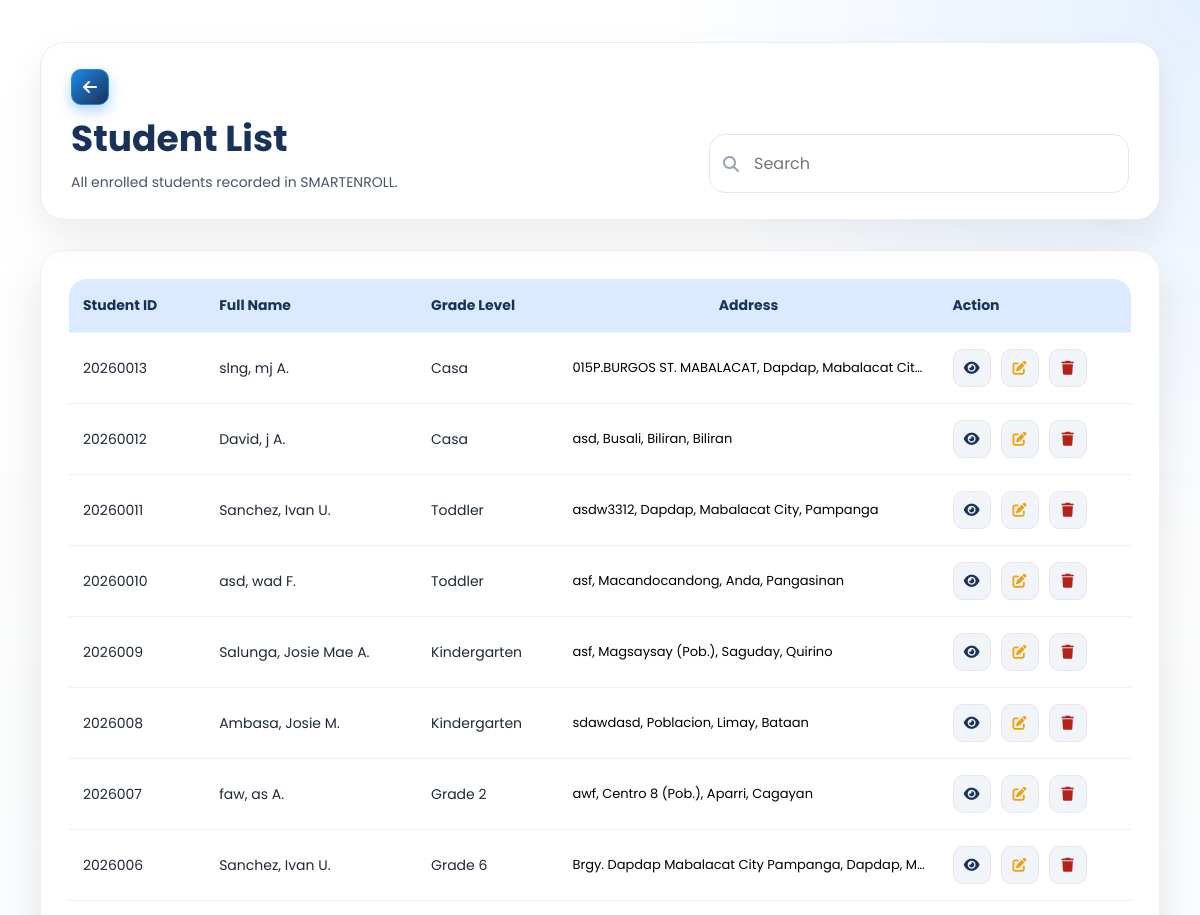
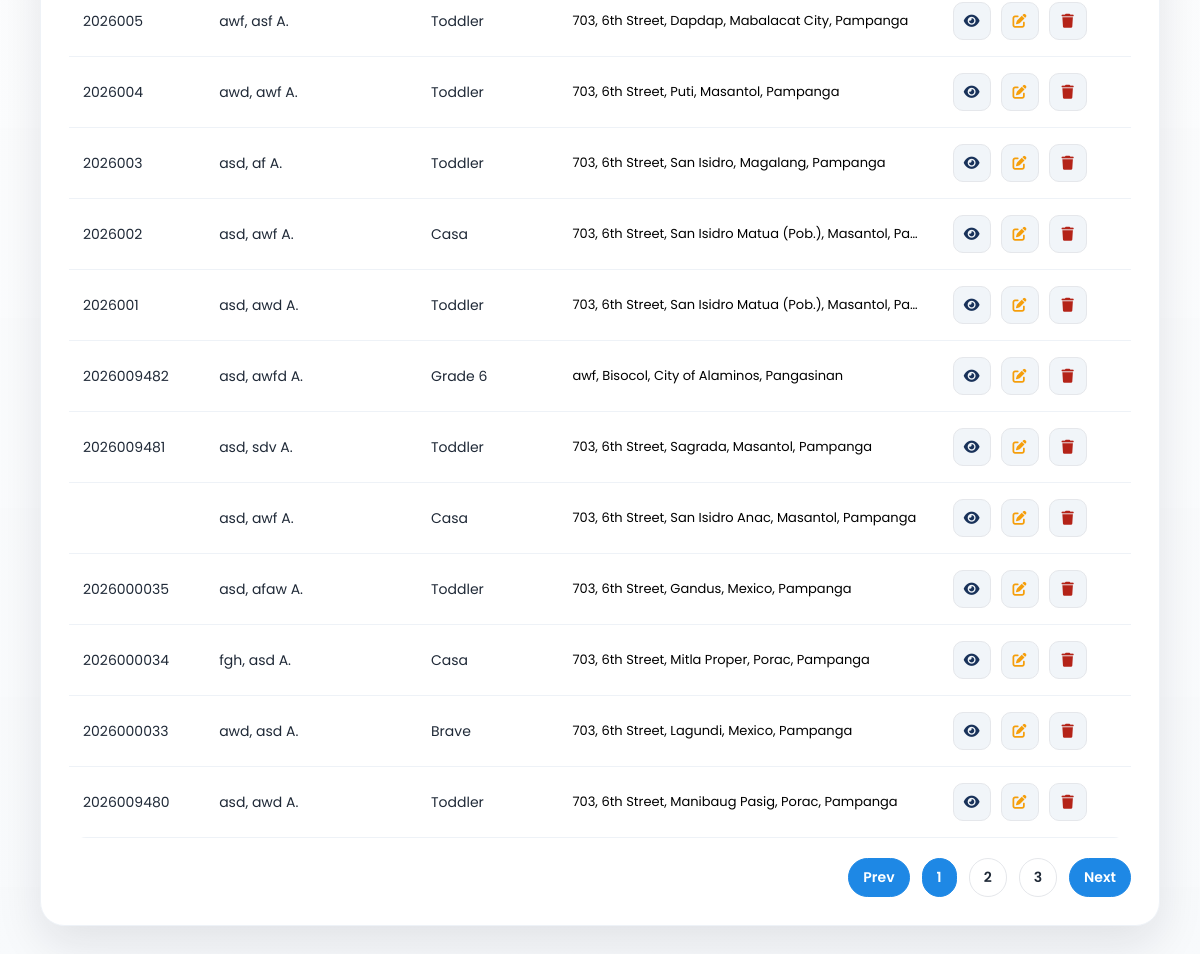
Page /SmartEnroll/student_list.php on the committed database (2 pictures, top to bottom).
### tables this page shows
CREATE TABLE `enrollments` (
  `id` int(11) NOT NULL,
  `grade_level` varchar(50) DEFAULT NULL,
  `student_id` varchar(20) DEFAULT NULL,
  `school_year` varchar(20) DEFAULT NULL,
  `completion_date` date DEFAULT NULL,
  `learner_lname` varchar(100) DEFAULT NULL,
  `learner_fname` varchar(100) DEFAULT NULL,
  `learner_mname` varchar(100) DEFAULT NULL,
  `learner_ext` varchar(20) DEFAULT NULL,
  `nickname` varchar(100) DEFAULT NULL,
  `sex` varchar(20) DEFAULT NULL,
  `dob` varchar(20) DEFAULT NULL,
  `age` int(11) DEFAULT NULL,
  `mother_tongue` varchar(100) DEFAULT NULL,
  `religion` varchar(100) DEFAULT NULL,
  `email` varchar(150) DEFAULT NULL,
  `province` varchar(100) DEFAULT NULL,
  `municipality` varchar(100) DEFAULT NULL,
  `barangay` varchar(100) DEFAULT NULL,
  `street` varchar(150) DEFAULT NULL,
  `father_lname` varchar(100) DEFAULT NULL,
  `father_fname` varchar(100) DEFAULT NULL,
  `father_mname` varchar(100) DEFAULT NULL,
  `father_occ` varchar(100) DEFAULT NULL,
  `father_contact` varchar(50) DEFAULT NULL,
  `mother_lname` varchar(100) DEFAULT NULL,
  `mother_fname` varchar(100) DEFAULT NULL,
  `mother_mname` varchar(100) DEFAULT NULL,
  `mother_occ` varchar(100) DEFAULT NULL,
  `mother_contact` varchar(50) DEFAULT NULL,
  `mother_maiden` varchar(100) DEFAULT NULL,
  `guardian_type` varchar(50) DEFAULT NULL,
  `guardian_lname` varchar(100) DEFAULT NULL,
  `guardian_fname` varchar(100) DEFAULT NULL,
  `guardian_mname` varchar(100) DEFAULT NULL,
  `guardian_occ` varchar(100) DEFAULT NULL,
  `guardian_contact` varchar(50) DEFAULT NULL,
  `emergency1_name` varchar(150) DEFAULT NULL,
  `emergency1_relationship` varchar(100) DEFAULT NULL,
  `emergency1_contact` varchar(50) DEFAULT NULL,
  `emergency2_name` varchar(150) DEFAULT NULL,
  `emergency2_relationship` varchar(100) DEFAULT NULL,
  `emergency2_contact` varchar(50) DEFAULT NULL,
  `emergency3_name` varchar(150) DEFAULT NULL,
  `emergency3_relationship` varchar(100) DEFAULT NULL,
  `emergency3_contact` varchar(50) DEFAULT NULL,
  `special_needs` text DEFAULT NULL,
  `medication` varchar(10) DEFAULT NULL,
  `medication_details` text DEFAULT NULL,
  `created_at` timestamp NOT NULL DEFAULT current_timestamp()
);

### SmartEnroll/student_list.php (the view, shortened to what this page needs)
<?php
$rows = [];
$error = '';
$page = 1;
$perPage = 20;
$totalPages = 1;
try {
    $conn = new mysqli('127.0.0.1', 'root', '', 'smartenroll');
    $conn->set_charset('utf8mb4');
    $page = isset($_GET['page']) ? (int)$_GET['page'] : 1;
    $countRes = $conn->query("SELECT COUNT(*) AS total FROM enrollments");
    $totalRows = (int)($countRes->fetch_assoc()['total'] ?? 0);
    $totalPages = max(1, (int)ceil($totalRows / $perPage));
    $offset = ($page - 1) * $perPage;
    $sql = "SELECT id, student_id, learner_lname, learner_fname, learner_mname, grade_level, street, barangay, municipality, province
            FROM enrollments
            ORDER BY id DESC
            LIMIT ? OFFSET ?";
    $stmt = $conn->prepare($sql);
    $stmt->bind_param('ii', $perPage, $offset);
    $stmt->execute();
    $result = $stmt->get_result();
    while ($row = $result->fetch_assoc()) {
        $rows[] = $row;
    }
} catch (Throwable $e) {
    $error = $e->getMessage();
}
?>
<!DOCTYPE html>
<html lang="en">
<head>
    <link rel="stylesheet" href="css/style.css">
    <link rel="stylesheet" href="css/student_list.css">
    <link rel="stylesheet" href="https://cdnjs.cloudflare.com/ajax/libs/font-awesome/6.5.0/css/all.min.css">
</head>
<body class="dashboard-page dashboard-white-page">
<main class="dashboard-main">
    <div class="dashboard-header student-header">
        <div class="student-header-left">
            <a href="dashboard.php" class="dashboard-link back-left">
                <i class="fa-solid fa-arrow-left"></i>
            </a>
            <div class="student-header-title">
                <h1>Student List</h1>
                <p>All enrolled students recorded in SMARTENROLL.</p>
            </div>
        </div>
        <div class="student-search">
            <i class="fa-solid fa-magnifying-glass"></i>
            <input id="studentSearch" type="text" placeholder="Search">
        </div>
    </div>
    <div class="student-list-card">
        <?php if ($error): ?>
            <div class="student-error">
                <strong>Unable to load students.</strong>
                <p><?php echo htmlspecialchars($error); ?></p>
            </div>
        <?php elseif (empty($rows)): ?>
            <div class="student-empty">
                <p>No student records found.</p>
            </div>
        <?php else: ?>
            <div class="student-table-wrap">
                <table class="student-table">
                    <thead>
                        <tr>
                            <th>Student ID</th>
                            <th>Full Name</th>
                            <th>Grade Level</th>
                            <th>Address</th>
                            <th>Action</th>
                        </tr>
                    </thead>
                    <tbody>
                        <?php foreach ($rows as $row): ?>
                            <?php
                                $m = trim((string)($row['learner_mname'] ?? ''));
                                $mi = $m !== '' ? strtoupper(mb_substr($m, 0, 1)) . '.' : '';
                                $fullName = trim(
                                    ($row['learner_lname'] ?? '') . ', ' .
                                    ($row['learner_fname'] ?? '') . ' ' . $mi
                                );
                                $fullName = trim(preg_replace('/\s+/', ' ', $fullName), " ,");
                                $addressParts = array_filter([
                                    trim((string)($row['street'] ?? '')),
                                    trim((string)($row['barangay'] ?? '')),
                                    trim((string)($row['municipality'] ?? '')),
                                    trim((string)($row['province'] ?? ''))
                                ], fn($v) => $v !== '');
                                $address = implode(', ', $addressParts);
                            ?>
                            <tr>
                                <td><?php echo htmlspecialchars($row['student_id'] ?? ''); ?></td>
                                <td><?php echo htmlspecialchars($fullName !== '' ? $fullName : '—'); ?></td>
                                <td><?php echo htmlspecialchars($row['grade_level'] ?? ''); ?></td>
                                <td class="address-cell" title="<?php echo htmlspecialchars($address); ?>">
                                    <?php echo htmlspecialchars($address !== '' ? $address : '—'); ?>
                                </td>
                                <td>
                                    <div class="student-actions">
                                        <a href="student_view.php?id=<?php echo urlencode((string)($row['id'] ?? '')); ?>" class="action-btn view" title="View">
                                            <i class="fa-solid fa-eye"></i>
                                        </a>
                                        <a href="student_edit.php?id=<?php echo urlencode((string)($row['id'] ?? '')); ?>" class="action-btn edit" title="Edit">
                                            <i class="fa-solid fa-pen-to-square"></i>
                                        </a>
                                        <a href="student_delete.php?id=<?php echo urlencode((string)($row['id'] ?? '')); ?>" class="action-btn delete" title="Delete">
                                            <i class="fa-solid fa-trash"></i>
                                        </a>
                                    </div>
                                </td>
                            </tr>
                        <?php endforeach; ?>
                    </tbody>
                </table>
            </div>
            <?php if ($totalPages > 1): ?>
                <div class="pagination">
                    <a class="page-btn nav" href="?page=<?php echo max(1, $page - 1); ?>">Prev</a>
                    <?php
                        $start = max(1, $page - 2);
                        $end = min($totalPages, $page + 2);
                        for ($p = $start; $p <= $end; $p++) {
                            $active = $p === $page ? ' active' : '';
                            echo '<a class="page-btn' . $active . '" href="?page=' . $p . '">' . $p . '</a>';
                        }
                    ?>
                    <a class="page-btn nav" href="?page=<?php echo min($totalPages, $page + 1); ?>">Next</a>
                </div>
            <?php endif; ?>
        <?php endif; ?>
    </div>
</main>
</body>
</html>

### SmartEnroll/css/style.css (style rules this page uses)
* { margin: 0; padding: 0; box-sizing: border-box; font-family: 'Poppins', sans-serif; }
:root { --logo-blue: #19325a; --logo-blue-light: #1e88e5; --logo-yellow: #fdd835; --logo-yellow-soft: #ffe970; --logo-green: #43a047; }
body, html { height: 100%; color: #fff; }
html { scroll-behavior: smooth; }
body { background: #0f172a; }
.dashboard-page { background: linear-gradient(135deg, rgba(12, 25, 47, 0.72), rgba(25, 50, 90, 0.48)), #f5f6f8; color: #1b1f2a; position: relative; min-height: 100vh; overflow-x: hidden; }
.dashboard-page::before { content: ""; position: fixed; inset: 0; background: linear-gradient(135deg, rgba(12, 25, 47, 0.5), rgba(25, 50, 90, 0.18)), url('../assets/img1.jpg') center center / cover no-repeat; filter: blur(5px) saturate(1.05); transform: scale(1.05); z-index: 0; }
.dashboard-page::after { content: ""; position: fixed; inset: 0; background: radial-gradient(circle at top right, rgba(253, 216, 53, 0.22), transparent 28%), linear-gradient(180deg, rgba(255, 255, 255, 0.08), rgba(255, 255, 255, 0.16)); z-index: 0; pointer-events: none; }
.dashboard-page.dashboard-white-page { background: #f8fafc; }
.dashboard-page.dashboard-white-page::before { display: none; }
.dashboard-page.dashboard-white-page::after { background: radial-gradient(circle at top right, rgba(219, 234, 254, 0.72), transparent 24%), linear-gradient(180deg, rgba(255, 255, 255, 0.96), rgba(248, 250, 252, 1)); }
.dashboard-page.dashboard-white-page .dashboard-header { background: #ffffff; border: 1px solid #e5edf7; box-shadow: 0 16px 36px rgba(15, 23, 42, 0.08); }
.dashboard-page.dashboard-white-page .dashboard-header h1 { color: var(--logo-blue); }
.dashboard-page.dashboard-white-page .dashboard-header p { color: #475467; }
.dashboard-main { width: min(1680px, calc(100vw - 40px)); max-width: 1680px; margin: 0 auto; padding: 42px 20px 56px; position: relative; z-index: 1; }
.dashboard-header { display: flex; align-items: center; justify-content: space-between; gap: 20px; margin-bottom: 30px; padding: 26px 30px; border-radius: 24px; background: linear-gradient(135deg, rgba(255, 255, 255, 0.2), rgba(245, 248, 255, 0.12)); backdrop-filter: blur(14px); box-shadow: 0 20px 48px rgba(4, 12, 26, 0.24); border: 1px solid rgba(255, 255, 255, 0.22); }
.dashboard-header h1 { color: #ffffff; font-size: clamp(2rem, 3vw, 2.6rem); margin-bottom: 6px; }
.dashboard-header p { color: rgba(225, 232, 244, 0.88); font-size: 14px; }
.dashboard-link { text-decoration: none; color: var(--logo-blue); font-weight: 700; background: rgba(253, 216, 53, 0.95); padding: 12px 18px; border-radius: 999px; box-shadow: 0 10px 24px rgba(253, 216, 53, 0.26); transition: transform 0.2s ease, box-shadow 0.2s ease, background 0.2s ease; }

### rows in the picture
enrollments: student "20260013", learner_lname+learner_fname+learner_mname "slng, mj A.", grade_level "Casa", address "015P.BURGOS ST. MABALACAT, Dapdap, Mabalacat Cit…"
enrollments: student "20260012", learner_lname+learner_fname+learner_mname "David, j A.", grade_level "Casa", address "asd, Busali, Biliran, Biliran"
enrollments: student "20260011", learner_lname+learner_fname+learner_mname "Sanchez, Ivan U.", grade_level "Toddler", address "asdw3312, Dapdap, Mabalacat City, Pampanga"
enrollments: student "20260010", learner_lname+learner_fname+learner_mname "asd, wad F.", grade_level "Toddler", address "asf, Macandocandong, Anda, Pangasinan"
enrollments: student "2026009", learner_lname+learner_fname+learner_mname "Salunga, Josie Mae A.", grade_level "Kindergarten", address "asf, Magsaysay (Pob.), Saguday, Quirino"
enrollments: student "2026008", learner_lname+learner_fname+learner_mname "Ambasa, Josie M.", grade_level "Kindergarten", address "sdawdasd, Poblacion, Limay, Bataan"
enrollments: student "2026007", learner_lname+learner_fname+learner_mname "faw, as A.", grade_level "Grade 2", address "awf, Centro 8 (Pob.), Aparri, Cagayan"
enrollments: student "2026006", learner_lname+learner_fname+learner_mname "Sanchez, Ivan U.", grade_level "Grade 6", address "Brgy. Dapdap Mabalacat City Pampanga, Dapdap,…"
enrollments: student "2026005", learner_lname+learner_fname+learner_mname "awf, asf A.", grade_level "Toddler", address "703, 6th Street, Dapdap, Mabalacat City, Pampanga"
enrollments: student "2026004", learner_lname+learner_fname+learner_mname "awd, awf A.", grade_level "Toddler", address "703, 6th Street, Puti, Masantol, Pampanga"
enrollments: student "2026003", learner_lname+learner_fname+learner_mname "asd, af A.", grade_level "Toddler", address "703, 6th Street, San Isidro, Magalang, Pampanga"
enrollments: student "2026002", learner_lname+learner_fname+learner_mname "asd, awf A.", grade_level "Casa", address "703, 6th Street, San Isidro Matua (Pob.), Masantol, Pa…"
enrollments: student "2026001", learner_lname+learner_fname+learner_mname "asd, awd A.", grade_level "Toddler", address "703, 6th Street, San Isidro Matua (Pob.), Masantol, Pa…"
enrollments: student "2026009482", learner_lname+learner_fname+learner_mname "asd, awfd A.", grade_level "Grade 6", address "awf, Bisocol, City of Alaminos, Pangasinan"
enrollments: student "2026009481", learner_lname+learner_fname+learner_mname "asd, sdv A.", grade_level "Toddler", address "703, 6th Street, Sagrada, Masantol, Pampanga"
enrollments: learner_lname+learner_fname+learner_mname "asd, awf A.", grade_level "Casa", address "703, 6th Street, San Isidro Anac, Masantol, Pampanga"
enrollments: student "2026000035", learner_lname+learner_fname+learner_mname "asd, afaw A.", grade_level "Toddler", address "703, 6th Street, Gandus, Mexico, Pampanga"
enrollments: student "2026000034", learner_lname+learner_fname+learner_mname "fgh, asd A.", grade_level "Casa", address "703, 6th Street, Mitla Proper, Porac, Pampanga"
enrollments: student "2026000033", learner_lname+learner_fname+learner_mname "awd, asd A.", grade_level "Brave", address "703, 6th Street, Lagundi, Mexico, Pampanga"
enrollments: student "2026009480", learner_lname+learner_fname+learner_mname "asd, awd A.", grade_level "Toddler", address "703, 6th Street, Manibaug Pasig, Porac, Pampanga"
